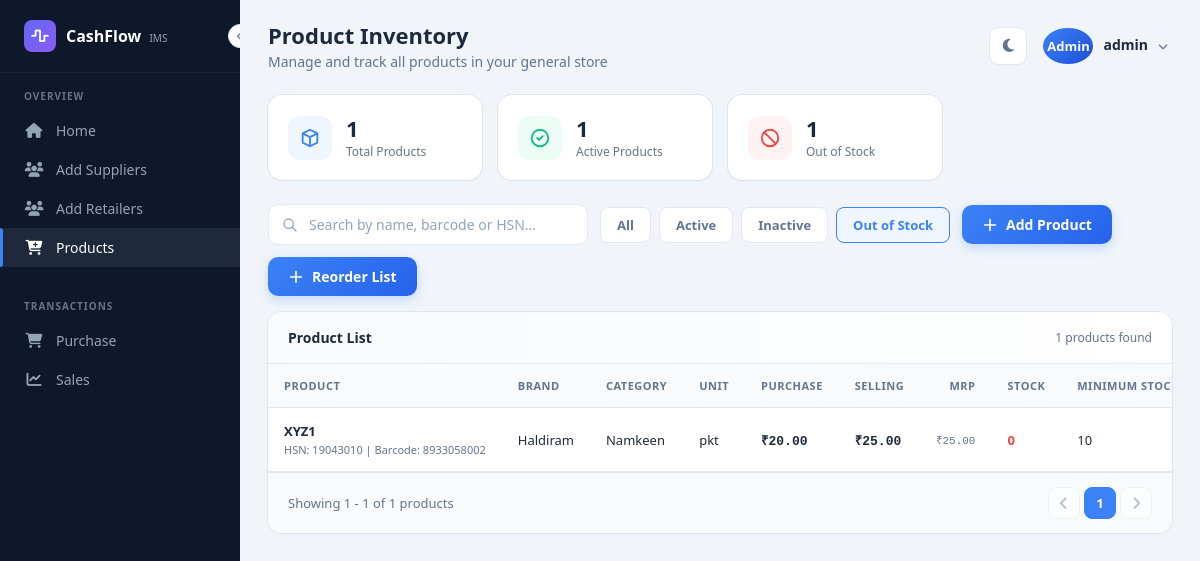
The page /product-list/?status=out_of_stock (signed in) on the database as committed earlier.
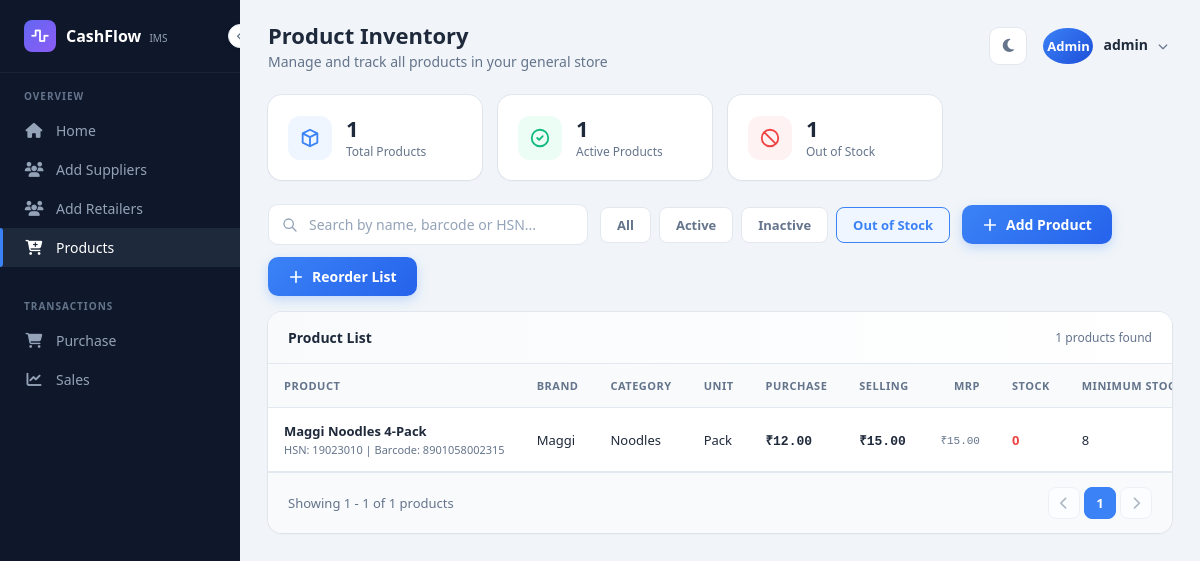
The same page on the database as committed later.
### pharma_app/models.py (models this page shows, shortened)
class Product(models.Model):
    retailer = models.ForeignKey(
        Retailer,
        on_delete=models.CASCADE,
        related_name="products"
    )
    category = models.ForeignKey(
        Category,
        on_delete=models.CASCADE,
        related_name="products"
    )
    brand = models.ForeignKey(
        Brand,
        on_delete=models.CASCADE,
        related_name="products"
    )
    unit = models.ForeignKey(
        Unit,
        on_delete=models.CASCADE
    )
    UNIT_CHOICES = (
        ("Kg", "Kg"),
        ("Gram", "Gram"),
        ("Litre", "Litre"),
        ("Piece", "Piece"),
        ("Packet", "Packet"),
        ("Box", "Box"),
        ("Bottle", "Bottle"),
    )
    product_name = models.CharField(max_length=200)
    barcode = models.CharField(max_length=100, blank=True, null=True, unique=True)
    hsn_code = models.CharField(max_length=20)
    purchase_price = models.DecimalField(max_digits=10, decimal_places=2)
    selling_price = models.DecimalField(max_digits=10, decimal_places=2)
    mrp = models.DecimalField(max_digits=10, decimal_places=2)
    minimum_stock = models.PositiveIntegerField(default=0)
    current_stock = models.PositiveIntegerField(default=0)
    gst = models.DecimalField(max_digits=5, decimal_places=2, default=0)
    is_active = models.BooleanField(default=True)
    created_at = models.DateTimeField(auto_now_add=True)
    updated_at = models.DateTimeField(auto_now=True)
    class Meta:
        ordering = ["product_name"]

class Brand(models.Model):
    retailer = models.ForeignKey(
        Retailer,
        on_delete=models.CASCADE
    )
    brand_name = models.CharField(max_length=100)

class Category(models.Model):
    retailer = models.ForeignKey(
        Retailer,
        on_delete=models.CASCADE
    )
    category_name = models.CharField(max_length=100)

class Unit(models.Model):
    name = models.CharField(max_length=50)
    short_name = models.CharField(max_length=10)

### pharma_app/views.py (the view, shortened to what this page needs)
# urls.py: path("product-list/", views.product_list, name="product_list"),
@login_required(login_url="/user-login/")
def product_list(request):
    try:
        products = (
            Product.objects
            .select_related(
                "category",
                "brand",
                "unit",
                "retailer",
            )
        )
        search = request.GET.get(
            "search",
            "",
        ).strip()
        status = request.GET.get(
            "status",
            "all",
        ).strip().lower()
        if status == "active":
            products = products.filter(
                is_active=True
            )
        elif status == "inactive":
            products = products.filter(
                is_active=False
            )
        elif status == "out_of_stock":
            products = products.filter(
                current_stock=0
            )
        stats = products.aggregate(
            total_products=Count("id"),
            active_products=Count(
                "id",
                filter=Q(
                    is_active=True
                ),
            ),
            low_stock_count=Count(
                "id",
                filter=Q(
                    current_stock__gt=0,
                    current_stock__lte=F(
                        "minimum_stock"
                    ),
                ),
            ),
            out_of_stock_count=Count(
                "id",
                filter=Q(
                    current_stock=0
                ),
            ),
        )
        products = products.order_by(
            "product_name"
        )
        paginator = Paginator(
            products,
            25,
        )
        page_number = request.GET.get(
            "page"
        )
        page_obj = paginator.get_page(
            page_number
        )
        context = {
            "products": page_obj,
            "page_obj": page_obj,
            "total_products": (
                stats["total_products"] or 0
            ),
            "active_products": (
                stats["active_products"] or 0
            ),
            "low_stock_count": (
                stats["low_stock_count"] or 0
            ),
            "out_of_stock_count": (
                stats["out_of_stock_count"] or 0
            ),
            "search": search,
            "status": status,
        }
        return render(
            request,
            "product_list.html",
            context,
        )
    except DatabaseError:
        logger.exception(
            "Database error while loading product list. "
            "user_id=%s",
            request.user.id,
        )
        messages.error(
            request,
            "Unable to load products. Please try again.",
        )
        context = {
            "products": Product.objects.none(),
            "page_obj": None,
            "total_products": 0,
            "active_products": 0,
            "low_stock_count": 0,
            "out_of_stock_count": 0,
            "search": "",
            "status": "all",
        }
        return render(
            request,
            "product_list.html",
            context,
        )

### pharma_app/models.py (called while the page is built)
    def __str__(self):
        return self.username

### pharma_app/templates/product_list.html (shortened to what the changed rows need)
{% extends "base.html" %}
{% load static %}
{% block css %}
<link rel="stylesheet" href="{% static 'css/dashboard.css' %}">
<link rel="stylesheet" href="{% static 'css/product_list.css' %}">
<link rel="stylesheet" href="{% static 'css/error_message.css' %}">
{% endblock %}
{% block page_title %}
    <h1>Product Inventory</h1>
{% endblock %}
{% block body %}
<div class="table-container">
    <div class="table-wrap">
        <table class="data-table">
            <thead>
                <tr>
                    <th>Product</th>
                    <th>Brand</th>
                    <th>Category</th>
                    <th>Unit</th>
                    <th class="right">Purchase</th>
                    <th class="right">Selling</th>
                    <th class="right">MRP</th>
                    <th class="center">Stock</th>
                    <th class="center">Minimum Stock</th>
                </tr>
            </thead>
            <tbody>
                {% for product in products %}
                <tr>
                    <td>
                        <div class="product-info">
                            <span class="product-name">{{ product.product_name }}</span>
                            <span class="product-meta">HSN: {{ product.hsn_code }} {% if product.barcode %}| Barcode: {{ product.barcode }}{% endif %}</span>
                        </div>
                    </td>
                    <td>{{ product.brand.brand_name|default:"—" }}</td>
                    <td>{{ product.category.category_name|default:"—" }}</td>
                    <td>{{ product.unit.short_name|default:product.unit|default:"—" }}</td>
                    <td class="right">
                        <div class="price">₹{{ product.purchase_price }}</div>
                    </td>
                    <td class="right">
                        <div class="price">₹{{ product.selling_price }}</div>
                    </td>
                    <td class="right">
                        <div class="price-muted">₹{{ product.mrp }}</div>
                    </td>
                    <td class="center">
                        {% if product.current_stock == 0 %}
                            <span class="stock-value low">
                                {{ product.current_stock }}
                            </span>
                        {% elif product.current_stock <= product.minimum_stock %}
                            <span class="stock-value medium">
                                {{ product.current_stock }}
                            </span>
                        {% else %}
                            <span class="stock-value high">
                                {{ product.current_stock }}
                            </span>
                        {% endif %}
                    </td>
                    <td class="center">
                       <span>{{product.minimum_stock}}</span>
                    </td>
                </tr>
                {% endfor %}
            </tbody>
        </table>
    </div>
    <div class="table-footer">
    <div class="pagination">
        {% if page_obj.has_previous %}
            <a
                href="?page={{ page_obj.previous_page_number }}{% if search %}&search={{ search|urlencode }}{% endif %}{% if status %}&status={{ status }}{% endif %}"
                class="page-btn"
            >
                <i class="fas fa-chevron-left"></i>
            </a>
        {% else %}
            <button
                class="page-btn"
                disabled
            >
                <i class="fas fa-chevron-left"></i>
            </button>
        {% endif %}
        {% for num in page_obj.paginator.page_range %}
            {% if num == page_obj.number %}
                <button class="page-btn active">
                    {{ num }}
                </button>
            {% endif %}
        {% endfor %}
        {% if page_obj.has_next %}
            <a
                href="?page={{ page_obj.next_page_number }}{% if search %}&search={{ search|urlencode }}{% endif %}{% if status %}&status={{ status }}{% endif %}"
                class="page-btn"
            >
                <i class="fas fa-chevron-right"></i>
            </a>
        {% else %}
            <button
                class="page-btn"
                disabled
            >
                <i class="fas fa-chevron-right"></i>
            </button>
        {% endif %}
    </div>
</div>
{% endblock %}

Rows that differ between the two databases and show on the page:
removed Product: product_name "XYZ1", hsn_code "19043010", barcode "8933058002", brand.brand_name "Haldiram", category.category_name "Namkeen", unit.short_name "pkt", purchase_price "20.00", selling_price "25.00", mrp "25.00", current_stock "0", minimum_stock "10"
added Product: product_name "Maggi Noodles 4-Pack", hsn_code "19023010", barcode "8901058002315", brand.brand_name "Maggi", category.category_name "Noodles", unit.short_name "Pack", purchase_price "12.00", selling_price "15.00", mrp "15.00", current_stock "0", minimum_stock "8"
